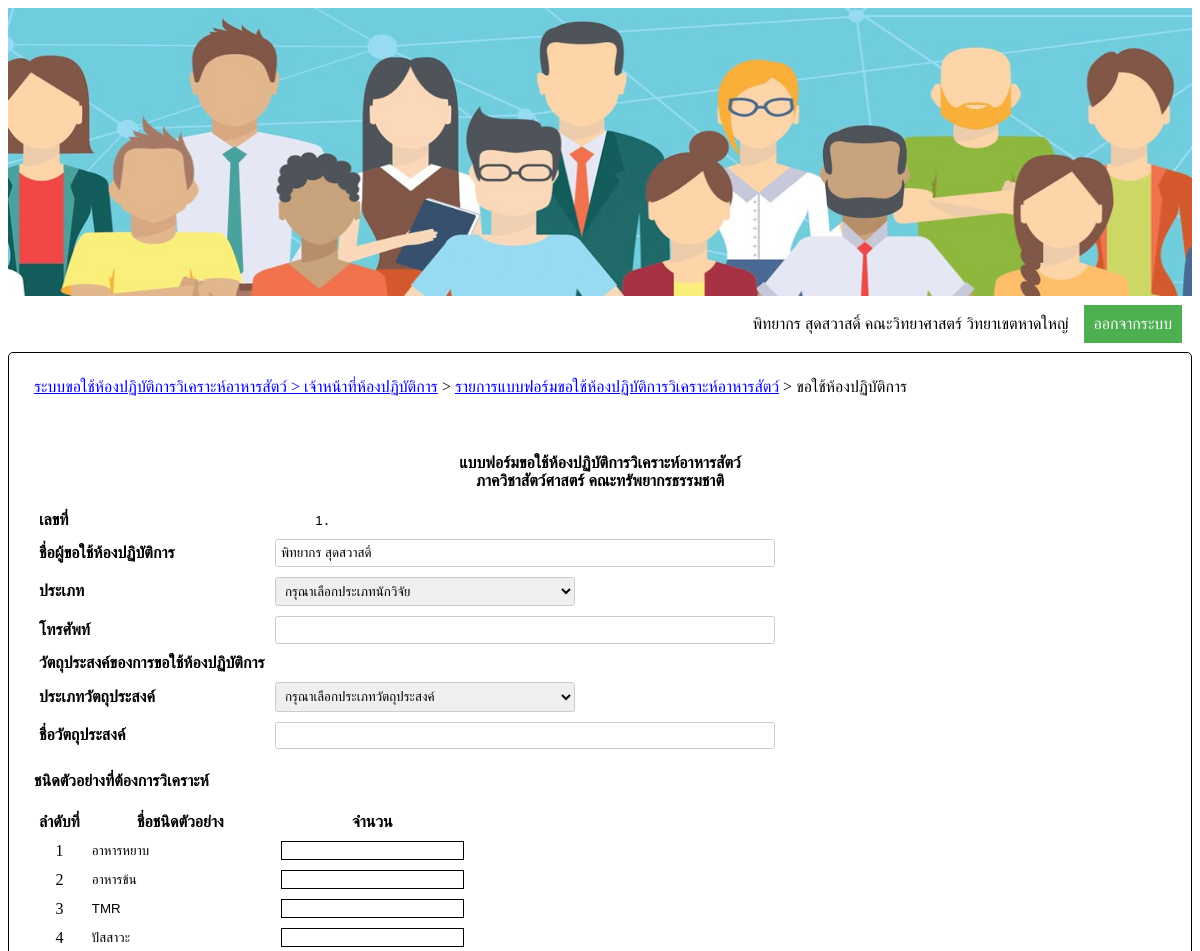
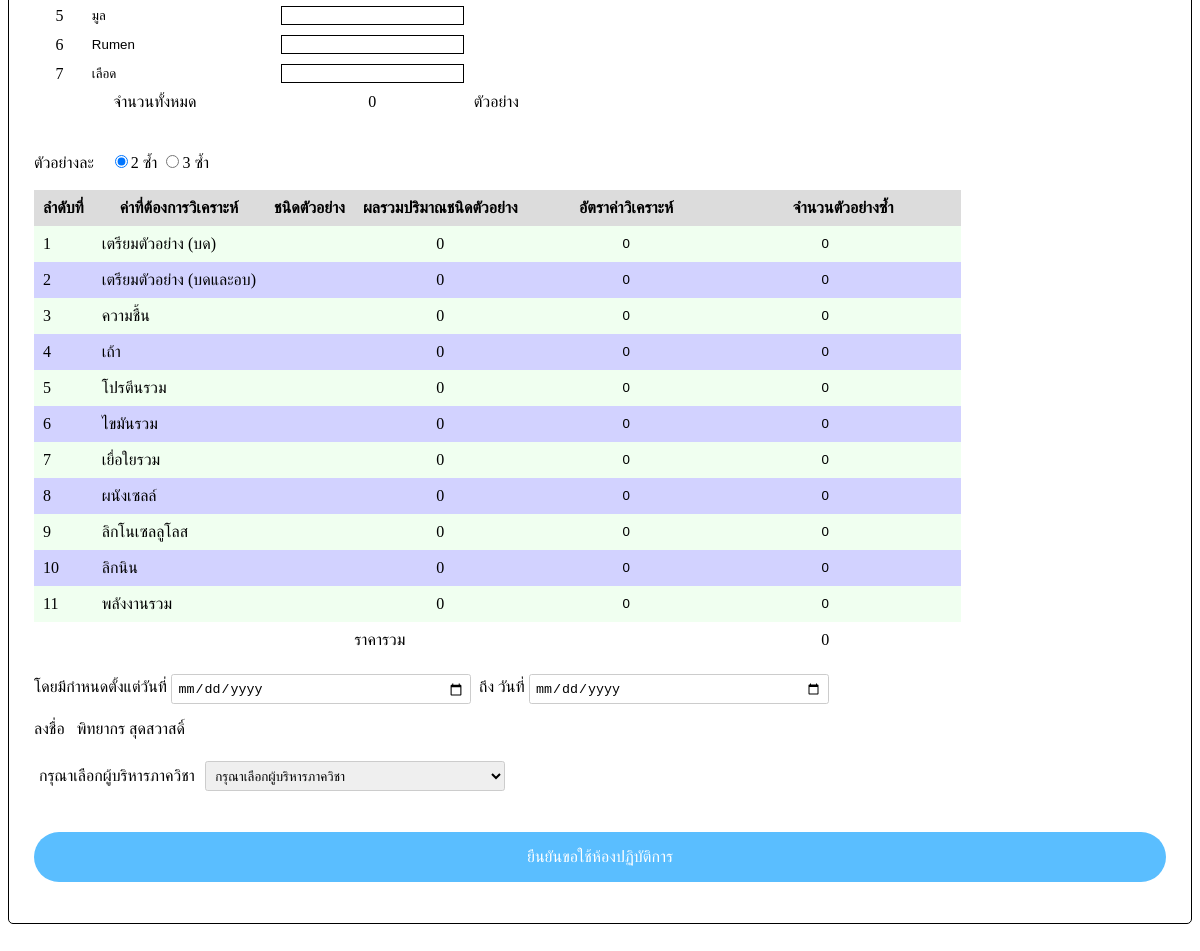
Page /AAddlab.php (signed in) on the committed database (2 pictures, top to bottom).
### tables this page shows
CREATE TABLE `member` (
  `memCode` int(10) unsigned NOT NULL AUTO_INCREMENT,
  `username` varchar(30) NOT NULL,
  `password` varchar(45) NOT NULL,
  `memlevel` int(1) NOT NULL,
  `name` varchar(30) NOT NULL,
  `email` varchar(30) NOT NULL,
  `passmail` varchar(30) DEFAULT NULL,
  `depCode` char(3) NOT NULL,
  PRIMARY KEY (`memCode`),
  KEY `depCode` (`depCode`),
  CONSTRAINT `member_ibfk_1` FOREIGN KEY (`depCode`) REFERENCES `department` (`depCode`)
);

CREATE TABLE `simplelist` (
  `simCode` int(2) unsigned NOT NULL AUTO_INCREMENT,
  `simName` varchar(30) NOT NULL,
  PRIMARY KEY (`simCode`)
);

CREATE TABLE `analysislist` (
  `anaCode` int(2) unsigned NOT NULL AUTO_INCREMENT,
  `anaName` varchar(30) NOT NULL,
  PRIMARY KEY (`anaCode`)
);

### connectDB.php (called while the page is built, shortened)
<?php
	$query = 'SET NAMES UTF8';
?>

### AAddlab.php (the view, shortened to what this page needs)
<?php
		$SmemCode = '';
		$SmemName = '';
		$SfacName = '';
		if(!(isset($_SESSION['memCode']) && isset($_SESSION['memName'])&& isset($_SESSION['facCode'])&& isset($_SESSION['facName'])&& isset($_SESSION['depCode']) && isset($_SESSION['depName'])))
		{
			echo "<script>
					alert('กรุณาเข้าสู่ระบบใหม่อีกครั้ง');
					window.open('login.php','_self');
			</script>";
		}else{
			$SmemCode = $_SESSION['memCode'];
			require('connectDB.php');
			$sqlSearchSessionMember = "select * from member where memCode='$SmemCode';";
			$resultSearchSessionMember = mysqli_query($con,$sqlSearchSessionMember);
			$recnumSearchSessionMember = mysqli_fetch_array($resultSearchSessionMember);
			$SmemName = $recnumSearchSessionMember[4];
			$SfacName = $_SESSION['facName'];
		}
?>
<html>
<head>
</head>
<body>
	<center>
		<img src='img/hrm_3.jpg'>
	</center>
	<table id='tbLog' cellpadding='5' width='100%'>
		<tr align='right'>
			<td width='90%'>
				<?php echo "$SmemName $SfacName วิทยาเขตหาดใหญ่";  ?>
			</td>
			<td align='center'>
				<button id='signOut'>ออกจากระบบ</button>
			</td>
		</tr>
	</table>
	<table id='myTables' width='100%' cellspacing='10' cellpadding='5'>
		<tr>
			<td colspan='3'><a href='Amain.php'> ระบบขอใช้ห้องปฏิบัติการวิเคราะห์อาหารสัตว์ > เจ้าหน้าที่ห้องปฏิบัติการ</a> > <a href='AManageLab.php'>รายการแบบฟอร์มขอใช้ห้องปฏิบัติการวิเคราะห์อาหารสัตว์</a> > ขอใช้ห้องปฏิบัติการ</td>
		</tr>
		<tr>
			<td>&nbsp;</td>
		</tr>
		<tr>
			<td>
				<div align='center'>
					<p><b>แบบฟอร์มขอใช้ห้องปฏิบัติการวิเคราะห์อาหารสัตว์ <br>ภาควิชาสัตว์ศาสตร์ คณะทรัพยากรธรรมชาติ</b></p>
				</div>
	<form action='AAddFormLab.php' method='POST' onsubmit='Javascript:return chkAllData()'>
		<table border='0' cellpadding='5' id='tb1'>
			<?php
			function getDocNo()
			{
				require('connectDB.php');
				$docnoLab = 0;
				$sqlSearchDocNo = "select * from documentlab order by docnoLab;";
				$resultSearchDocNo = mysqli_query($con,$sqlSearchDocNo);
				$numRowSearchDocNo = mysqli_num_rows($resultSearchDocNo);
				if($numRowSearchDocNo == 0)
				{
					$docnoLab=1;
				}
					return $docnoLab;
			}
			echo "
					<tr>
						<td>
							<b>เลขที่</b>
						</td>
						<td>
							<input type='text' name='labNo' id='labNo' style='width:50px;background-color:white;text-align:right;' value=".getDocNo()." onkeypress='return chkNumberr(event.charCode)'>.
							<input type='text' name='labYear' id='labYear' style='width:50px; border:none;' readonly>
						</td>
					</tr>";
			?>
			<tr>
				<td><b>ชื่อผู้ขอใช้ห้องปฏิบัติการ</b></td>
				<td>
				<?php
					require('connectDB.php');
					$sqlSearchMem = "select * from member where memCode='$SmemCode';";
					$resultSearchMem = mysqli_query($con,$sqlSearchMem);
					$recnumSearchMem = mysqli_fetch_array($resultSearchMem);
					echo "<input type='text' name='labName' id='labName' value='$recnumSearchMem[4]'>";
				?>
				</td>
			</tr>
			<tr>
				<td><b>ประเภท</b></td>
				<td>
					<select name='catCode' id='catCode'>
					<option value='-1' selected>กรุณาเลือกประเภทนักวิจัย</option>
						<?php
							require('connectDB.php');
						?>
					</select>
				</td>
			</tr>
			<tr>
				<td><b>โทรศัพท์</b></td>
				<td>
					<input type='text' name='labTel' id='labTel' onkeypress='return chkNumber(event.charCode)'>
				</td>
			</tr>
			<tr>
				<td><b>วัตถุประสงค์ของการขอใช้ห้องปฏิบัติการ</b></td>
				<td></td>
			</tr>
			<tr>
				<td><b>ประเภทวัตถุประสงค์</b></td>
				<td>
					<select name='objCode' id='objCode'>
						<option value='-1'>กรุณาเลือกประเภทวัตถุประสงค์</option>
					</select>
				</td>
			</tr>
			<tr>
				<td><b>ชื่อวัตถุประสงค์</b></td>
				<td>
					<input type='text' name='objTitle' id='objTitle'>
				</td>
			</tr>
		</table>
		<br>
		<b>ชนิดตัวอย่างที่ต้องการวิเคราะห์</b><br><br>
		<table border='1' id='simTable' cellpadding='5'>
			<tr>
				<th>ลำดับที่</th>
				<th>ชื่อชนิดตัวอย่าง</th>
				<th>จำนวน</th>
			</tr>
			<?php
				$sqlSearchSim = "select * from simplelist;";
				$resultSearchSim = mysqli_query($con,$sqlSearchSim);
				$i=0;
				while($recnumSearchSim = mysqli_fetch_array($resultSearchSim))
				{
					$i++;
					echo "<tr>
							<td align='center'>$i</td>
							<td>
								<input type='text' id='simName$i' value='$recnumSearchSim[1]' readonly>
							</td>
							<td>
								<input type='text' id='volume' class='$i' style='border:1px solid black;' onkeypress='return chkNumber(event.charCode)'>
							</td>
							<td>
								<input type='hidden' id='simCode$i' value='$recnumSearchSim[0]'>
							</td>
						</tr>";
				}
			?>
			<tr>
				<td colspan='2' align='center'>จำนวนทั้งหมด</td>
				<td align='center'><output id='result'>0</output></td>
				<td>ตัวอย่าง</td>
			</tr>
		</table>
		<br><br>
		ตัวอย่างละ&nbsp;&nbsp;&nbsp;
		<input type='radio' name='labNRepeat' id='labNRepeat' value='2' checked>2 ซ้ำ
		<input type='radio' name='labNRepeat' id='labNRepeat' value='3'>3 ซ้ำ
		<br><br>
		<table border='0' id='anaTable' cellpadding='9'>
			<tr bgColor='#dcdcdc'>
				<th>ลำดับที่</th>
				<th>ค่าที่ต้องการวิเคราะห์</th>
				<th>ชนิดตัวอย่าง</th>
				<th>ผลรวมปริมาณชนิดตัวอย่าง</th>
				<th>อัตราค่าวิเคราะห์</th>
				<th colspan='3'>จำนวนตัวอย่างซ้ำ</th>
			</tr>
			<?php
				$sqlSearchAna = "select * from analysislist;";
				$resultSearchAna = mysqli_query($con,$sqlSearchAna);
				$getTr ='';
				$j = 0;
				while($recnumSearchAna = mysqli_fetch_array($resultSearchAna))
				{
					$j++;
					if($j%2==0)
					{
						$getTr = '<tr valign="top" bgColor="#D2D2FF">';
					}else
					{
						$getTr = '<tr valign="top" bgColor="F0FFF0">';
					}
					echo	$getTr."
							<td>$j</td>
							<td>$recnumSearchAna[1]</td>
							<td><output id='resultSim$j'></output></td>
							<td align='center'><output id='resultAna$j'>0</output></td>
							<td>
								<input type='text' id='priceckRow$j' value='0' readonly>
							</td>
							<td>
								<input type='text' id='totalPriceAnackRow$j' value='0' readonly>
							</td>
							<td>
								<input type='hidden' id='anaCodeckRow$j' value='$recnumSearchAna[0]' readonly>
							</td>
							<td>
								<input type='hidden' id='scCode$j' readonly>
							</td>
						</tr>";
				}
			?>
			<tr>
				<td colspan='5' align='center'>ราคารวม</td>
				<td colspan='1' align='center'>
					<output id='totalRowPrice'>0</output>
				</td>
			</tr>
		</table>
		<p>โดยมีกำหนดตั้งแต่วันที่&nbsp;<input type='date' name='labSDate' value='' id='labSDate'>&nbsp;&nbsp;ถึง&nbsp;วันที่&nbsp;<input type='date' name='labEDate' value='' id='labEDate'></p>
		<?php
			$sqlSearchMember = "select * from member where memCode='$SmemCode';";
			$resultSearchMember = mysqli_query($con,$sqlSearchMember);
			$recnumSearchMember = mysqli_fetch_array($resultSearchMember);
			echo "ลงชื่อ &nbsp;&nbsp;$recnumSearchMember[4]<input type='hidden' name='memCode' value='$recnumSearchMember[0]'>";
		?>
			<br><br>
			<table border='0' cellpadding='5'>
				<tr>
					<td>กรุณาเลือกผู้บริหารภาควิชา</td>
					<td>
						<select name='boCode' id='boCode'>
						<option value='-1' selected>กรุณาเลือกผู้บริหารภาควิชา</option>
						</select>
					</td>
				</tr>
			</table>
			<br><br>
			<input type='submit' value='ยืนยันขอใช้ห้องปฏิบัติการ' id='btSubmit'>
	</form>
			</td>
		</tr>
	</table>
	<br><br>
</body>
</html>

### AAddlab.php (style rules this page uses)
body { font-family: sarabun; font-size: 100%; line-height: 1.5; height:90% }
img { height:40%; width:100%; }
table,#fixTB { border:0px solid black; border-collapse: collapse; }
#tbLog { border-left: none; border-right:none; border-top:none; border-bottom:none; }
#signOut { background-color: #4CAF50; border: none; color: white; padding:10px 10px; text-align:center; text-decoration:none; display: inline-block; font-size: 16px; margin: 4px 2px; cursor: pointer; }
select, textarea { width: 300px; padding: 0.4em; border-radius: 0.2em; border: 1px solid #ccc; outline: none; }
input[type="submit"] { width: 100%; padding: 1em; border-radius: 30px; border: none; color: #fff; background-color: #5ABEFF; font-size: 1em; cursor:pointer; }
#myTables { border: 1px solid black; border-collapse: separate; border-radius: 5px; padding:10px; }
input[type='text'] { border:none; background:none; }
#anaTable input[type='text'] { text-align: center; }
#labName,#labTel,#objTitle { width: 500px; padding: 0.4em; border-radius: 0.2em; border: 1px solid #ccc; outline: none; }
input[type='date'] { width: 300px; padding: 0.4em; border-radius: 0.2em; border: 1px solid #ccc; outline: none; }
#tb1 { border : 0px solid black; border-collapse:collapse; }
#simTable td,#simTable th { border:0px; }

### rows in the picture
member: name "พิทยากร สุดสวาสดิ์", labName "พิทยากร สุดสวาสดิ์"
simplelist: simName "อาหารหยาบ"
simplelist: simName "อาหารข้น"
simplelist: simName "TMR"
simplelist: simName "ปัสสาวะ"
simplelist: simName "มูล"
simplelist: simName "Rumen"
simplelist: simName "เลือด"
analysislist: anaName "เตรียมตัวอย่าง (บด)"
analysislist: anaName "เตรียมตัวอย่าง (บดและอบ)"
analysislist: anaName "ความชื้น"
analysislist: anaName "เถ้า"
analysislist: anaName "โปรตีนรวม"
analysislist: anaName "ไขมันรวม"
analysislist: anaName "เยื่อใยรวม"
analysislist: anaName "ผนังเซลล์"
analysislist: anaName "ลิกโนเซลลูโลส"
analysislist: anaName "ลิกนิน"
analysislist: anaName "พลังงานรวม"

### other values in the picture
$SfacName "คณะวิทยาศาสตร์"
